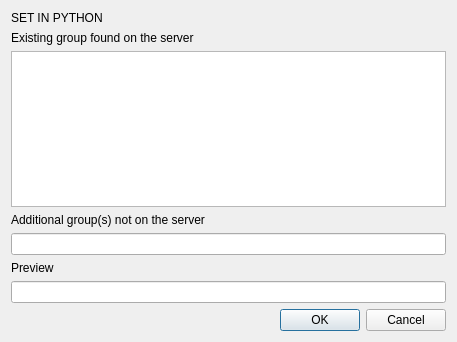
<?xml version="1.0" encoding="UTF-8"?>
<ui version="4.0">
 <class>Dialog</class>
 <widget class="QDialog" name="Dialog">
  <property name="geometry">
   <rect>
    <x>0</x>
    <y>0</y>
    <width>457</width>
    <height>342</height>
   </rect>
  </property>
  <property name="windowTitle">
   <string>Group Wizard</string>
  </property>
  <layout class="QVBoxLayout" name="verticalLayout">
   <item>
    <widget class="QLabel" name="helper">
     <property name="text">
      <string notr="true">SET IN PYTHON</string>
     </property>
    </widget>
   </item>
   <item>
    <widget class="QLabel" name="label_2">
     <property name="text">
      <string>Existing group found on the server</string>
     </property>
    </widget>
   </item>
   <item>
    <widget class="QListWidget" name="list"/>
   </item>
   <item>
    <widget class="QLabel" name="label_additional">
     <property name="toolTip">
      <string>Comma separated list group which are not on this specific server.</string>
     </property>
     <property name="text">
      <string>Additional group(s) not on the server</string>
     </property>
    </widget>
   </item>
   <item>
    <widget class="QLineEdit" name="additional"/>
   </item>
   <item>
    <widget class="QLabel" name="label">
     <property name="text">
      <string>Preview</string>
     </property>
    </widget>
   </item>
   <item>
    <widget class="QLineEdit" name="preview">
     <property name="readOnly">
      <bool>true</bool>
     </property>
    </widget>
   </item>
   <item>
    <widget class="QDialogButtonBox" name="buttons">
     <property name="orientation">
      <enum>Qt::Horizontal</enum>
     </property>
     <property name="standardButtons">
      <set>QDialogButtonBox::Cancel|QDialogButtonBox::Ok</set>
     </property>
    </widget>
   </item>
  </layout>
 </widget>
 <resources/>
 <connections/>
</ui>
